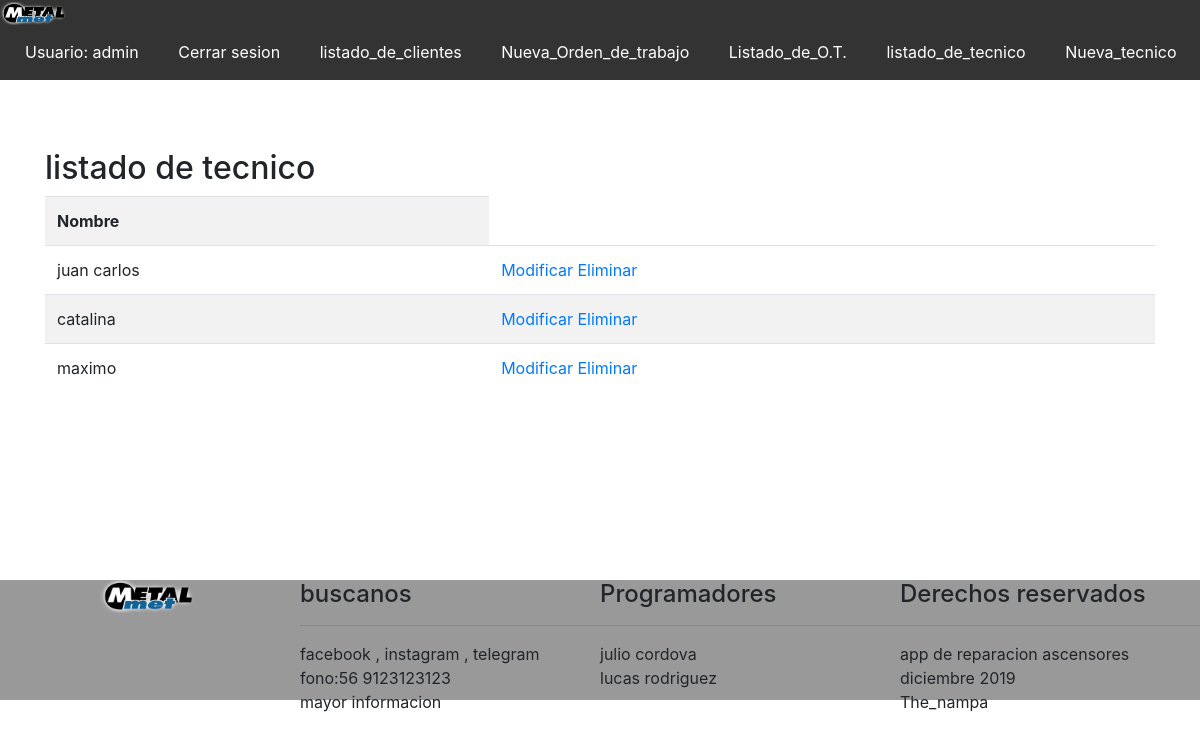
Screenshot of /listado-tecnico/ (signed in) with the database file from the repository.
### core/models.py (models this page shows, shortened)
class Tecnico(models.Model):
    nombre = models.CharField(max_length=50)
    imagen = models.ImageField(null=True, blank=True)

### core/views.py (the view)
# urls.py: path('listado-tecnico/', listado_tecnico , name="listado_tecnico"),
@permission_required('core.view_tecnico')
def listado_tecnico(request):
    tecnico = Tecnico.objects.all()
    data = {
        'tecnico' : tecnico
    }
    return render(request, 'core/listado_tecnico.html', data)

### core/templates/core/listado_tecnico.html (shortened to what this page needs)
{% extends 'core/base.html' %}
{% load static %}
{% block contenido %}
<h2>listado de tecnico</h2>
<table class="table table-striped">
    <tr>
        <th>Nombre</th>
    </tr>
    {% for t in tecnico %}
    <tr>
        <td>{{t.nombre}} </td>
        <td>
            <a href="{% url 'modificar_tecnico' t.id %}">Modificar</a>
            <a href="#" onclick="confirmarEliminacion3({{t.id}})">Eliminar</a>
        </td>
    </tr>
    {% endfor %}
</table>
{% endblock %}

### core/templates/core/base.html (shortened to what this page needs)
<!DOCTYPE html>
<html lang="es">
<head>
    {% load static %}
    <link rel="stylesheet" href="{% static 'core/css/estilos.css' %}">
    <link rel="stylesheet" href="https://stackpath.bootstrapcdn.com/bootstrap/4.3.1/css/bootstrap.min.css">
</head>
<body >
    <header>
        <img src="{% static 'core/img/logo.png' %}" alt="Logo" class="logo">
        <nav>
                <ul>
                    {% if user.is_authenticated %}
                        <li>
                            <a href="#">Usuario: {{ user.username }}</a>
                        </li>
                        <li>
                            <a href="{% url 'logout' %}">Cerrar sesion</a>
                        </li>
                        <li>
                            <a href="{% url 'listado_clientes'%}">listado_de_clientes</a>
                        </li>
                        <li>
                            <a href="{% url 'nuevo_ot'%}">Nueva_Orden_de_trabajo</a>
                        </li>
                        <li>
                            <a href="{% url 'listado_ot'%}">Listado_de_O.T.</a>
                        </li>
                        <li>
                            <a href="{% url 'listado_tecnico'%}">listado_de_tecnico</a>
                        </li>
                        <li>
                            <a href="{% url 'nuevo_tecnico'%}">Nueva_tecnico</a>
                        </li>
                        <li>
                            <a href="{% url 'nuevo_cliente'%}">nuevo_cliente</a>
                        </li>
                    {% endif%}
                    <li>
                        <a href="{% url 'index' %}">Home</a>
                    </li>
                    <li>
                        <a href="{% url 'contacto' %}">Contacto</a>
                    </li>
                    <li>
                        <a href="{% url 'galeria' %}">galeria</a>
                    </li>
                </ul>
        </nav>
    </header>
    <div id="principal">
       <br>
       <div class="container">
            {% block contenido %}
            {% endblock %}
       </div>
    </div>
    <footer class="hide_on_mobile">
        <div>
            <img src="{% static 'core/img/logo.png' %}" alt="logo" class="logo_footer">
        </div>
        <div>
            <h4>buscanos</h4>
            <hr>
            <ul>
                <li>facebook , instagram , telegram</li>
                <li>fono:56 9123123123</li>
                <li>mayor informacion</li>
            </ul>
        </div>
        <div>
                <h4>Programadores</h4>
                <hr>
                <ul>
                    <li>julio cordova</li>
                    <li>lucas rodriguez</li>
                </ul>
        </div>
        <div>
                <h4>Derechos reservados </h4>
                <hr>
                <ul>
                    <li>app de reparacion ascensores</li>
                    <li>diciembre 2019</li>
                    <li>The_nampa </li>
                </ul>
        </div>
    </footer>
</body>
</html>

### core/static/core/css/estilos.css (style rules this page uses)
* { margin:0; padding: 0; }
body { background-color:rgb(219, 219, 219); font-family: fantasy; }
header { width: 100%; height: 80px; background-color:#333; transition: all 0.5s; }
#principal { width: 100%; min-height: 500px; height: auto; }
footer { width: 100%; height: 120px; background-color:#999; }
nav { width: auto; float:right; }
nav > ul > li { display: inline-block; margin-left:15px; padding:15px 10px; transition: all 0.5s; }
nav > ul > li > a { color:white; text-decoration: none; }
.logo { width: 70px; }
footer > div { width: 25%; float:left; }
footer li { list-style: none; }
.logo_footer { width: 100px; margin:auto; display: block; }
.hide_on_mobile { display: block; }

### rows the page displays
Tecnico: nombre "juan carlos"
Tecnico: nombre "catalina"
Tecnico: nombre "maximo"

### other values shown
{{ user.username }} "admin"
